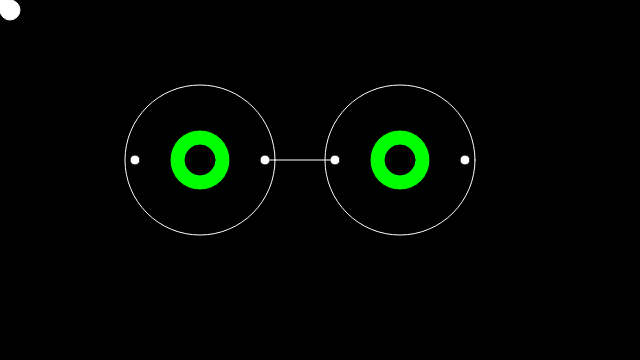
Frame 1 (no input)
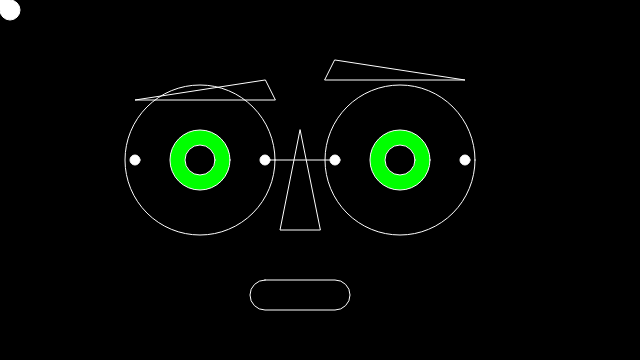
Frame 60 (no input)
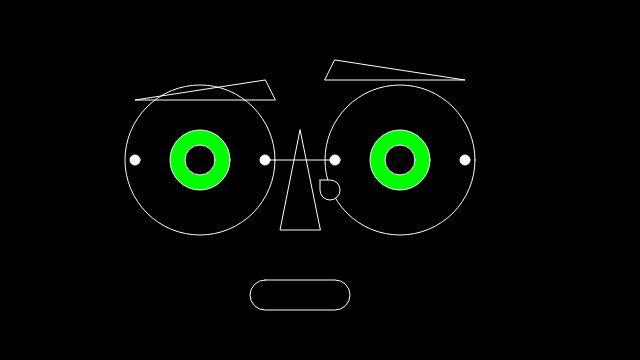
Frame 120 (the mouse pressed at the canvas centre since frame 60)

The p5.js sketch that drew these frames (run headless with seeded random() and noise() and a simulated clock; from frame 60 on, the mouse is pressed at the canvas centre):

// p5.js sketch
// ── sketch.js
var s = 10;
var y = 0.5;

function setup() {
	createCanvas(640,360);
}

function draw() {
	background('black');
	
	// The eyeballs
	fill(0, 255, 0);
	circle(200, 160, 60);
	circle(400, 160, 60);
	fill(0);
	circle(200, 160, 30);
	circle(400, 160, 30);
	
	// My eyebrows
	fill(0);
	triangle(265, 80, 135, 100, 275, 100); // Left
	triangle(335, 60, 465, 80, 325, 80); // Right

	// The mouth & nose
	fill(0)
	rect(250, 280, 100, 30, 20); // Mouth
	triangle(300, 130, 280, 230, 320, 230); // Nose
	
	// Part of the frame on my actual glasses
	fill(255);
	circle(265, 160, s);
	circle(335, 160, s);
	circle(135, 160, s);
	circle(465, 160, s);
	
	if (s < 20) {
		s+y;
	} else if (s > 10) {
		s-y;
	}

	// My glasses
	noFill();
	stroke(255, 255, 255);
	circle(200, 160, 150); // Left lens
	circle(400, 160, 150); // Right lens
	line(265, 160, 335, 160); // Bridge

	// The mouse pointer, with a color change based on the click of the mouse
	if (mouseIsPressed) {
		fill(0);
	square(mouseX, mouseY, 20, 0, 20, 20, 20);
	} else {
		fill(255);
	square(mouseX, mouseY, 20, 0, 20, 20, 20);
	}
	

}
